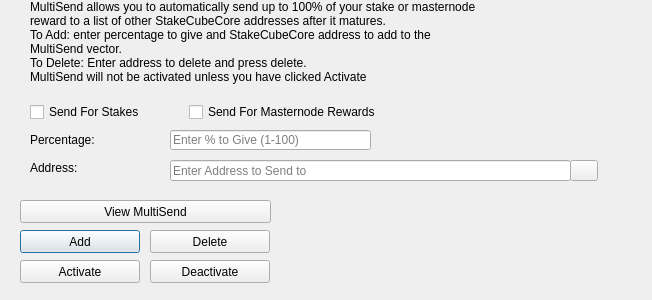
<?xml version="1.0" encoding="UTF-8"?>
<ui version="4.0">
 <class>MultiSendDialog</class>
 <widget class="QDialog" name="MultiSendDialog">
  <property name="windowModality">
   <enum>Qt::NonModal</enum>
  </property>
  <property name="geometry">
   <rect>
    <x>0</x>
    <y>0</y>
    <width>652</width>
    <height>300</height>
   </rect>
  </property>
  <property name="windowTitle">
   <string>MultiSend</string>
  </property>
  <widget class="QLineEdit" name="multiSendPercentEdit">
   <property name="geometry">
    <rect>
     <x>170</x>
     <y>130</y>
     <width>201</width>
     <height>20</height>
    </rect>
   </property>
   <property name="toolTip">
    <string>Enter whole numbers 1 - 100</string>
   </property>
   <property name="placeholderText">
    <string>Enter % to Give (1-100)</string>
   </property>
  </widget>
  <widget class="QLineEdit" name="multiSendAddressEdit">
   <property name="geometry">
    <rect>
     <x>170</x>
     <y>160</y>
     <width>401</width>
     <height>21</height>
    </rect>
   </property>
   <property name="toolTip">
    <string/>
   </property>
   <property name="placeholderText">
    <string>Enter Address to Send to</string>
   </property>
  </widget>
  <widget class="QLabel" name="label_2">
   <property name="geometry">
    <rect>
     <x>30</x>
     <y>0</y>
     <width>451</width>
     <height>121</height>
    </rect>
   </property>
   <property name="lineWidth">
    <number>1</number>
   </property>
   <property name="text">
    <string>MultiSend allows you to automatically send up to 100% of your stake or masternode reward to a list of other StakeCubeCore addresses after it matures.
To Add: enter percentage to give and StakeCubeCore address to add to the MultiSend vector.
To Delete: Enter address to delete and press delete.
MultiSend will not be activated unless you have clicked Activate</string>
   </property>
   <property name="alignment">
    <set>Qt::AlignLeading|Qt::AlignLeft|Qt::AlignTop</set>
   </property>
   <property name="wordWrap">
    <bool>true</bool>
   </property>
  </widget>
  <widget class="QLabel" name="message">
   <property name="geometry">
    <rect>
     <x>290</x>
     <y>200</y>
     <width>351</width>
     <height>91</height>
    </rect>
   </property>
   <property name="text">
    <string/>
   </property>
  </widget>
  <widget class="QPushButton" name="addButton">
   <property name="geometry">
    <rect>
     <x>20</x>
     <y>230</y>
     <width>120</width>
     <height>23</height>
    </rect>
   </property>
   <property name="toolTip">
    <string/>
   </property>
   <property name="statusTip">
    <string>Add to MultiSend Vector</string>
   </property>
   <property name="text">
    <string>Add</string>
   </property>
  </widget>
  <widget class="QPushButton" name="disableButton">
   <property name="geometry">
    <rect>
     <x>150</x>
     <y>260</y>
     <width>120</width>
     <height>23</height>
    </rect>
   </property>
   <property name="statusTip">
    <string>Deactivate MultiSend</string>
   </property>
   <property name="text">
    <string>Deactivate</string>
   </property>
  </widget>
  <widget class="QPushButton" name="addressBookButton">
   <property name="geometry">
    <rect>
     <x>570</x>
     <y>160</y>
     <width>28</width>
     <height>21</height>
    </rect>
   </property>
   <property name="toolTip">
    <string>Choose an address from the address book</string>
   </property>
   <property name="text">
    <string/>
   </property>
   <property name="icon">
    <iconset resource="../stakecube.qrc">
     <normaloff>:/icons/address-book</normaloff>:/icons/address-book</iconset>
   </property>
   <property name="shortcut">
    <string>Alt+A</string>
   </property>
   <property name="autoDefault">
    <bool>false</bool>
   </property>
  </widget>
  <widget class="QLabel" name="label">
   <property name="geometry">
    <rect>
     <x>30</x>
     <y>130</y>
     <width>121</width>
     <height>20</height>
    </rect>
   </property>
   <property name="toolTip">
    <string>Percentage of stake to send</string>
   </property>
   <property name="text">
    <string>Percentage:</string>
   </property>
  </widget>
  <widget class="QLabel" name="label_5">
   <property name="geometry">
    <rect>
     <x>30</x>
     <y>160</y>
     <width>111</width>
     <height>16</height>
    </rect>
   </property>
   <property name="toolTip">
    <string>Address to send portion of stake to</string>
   </property>
   <property name="text">
    <string>Address:</string>
   </property>
  </widget>
  <widget class="QPushButton" name="deleteButton">
   <property name="geometry">
    <rect>
     <x>150</x>
     <y>230</y>
     <width>120</width>
     <height>23</height>
    </rect>
   </property>
   <property name="toolTip">
    <string/>
   </property>
   <property name="statusTip">
    <string>Delete Address From MultiSend Vector</string>
   </property>
   <property name="text">
    <string>Delete</string>
   </property>
  </widget>
  <widget class="QPushButton" name="activateButton">
   <property name="geometry">
    <rect>
     <x>20</x>
     <y>260</y>
     <width>120</width>
     <height>23</height>
    </rect>
   </property>
   <property name="statusTip">
    <string>Activate MultiSend</string>
   </property>
   <property name="text">
    <string>Activate</string>
   </property>
  </widget>
  <widget class="QPushButton" name="viewButton">
   <property name="geometry">
    <rect>
     <x>20</x>
     <y>200</y>
     <width>251</width>
     <height>23</height>
    </rect>
   </property>
   <property name="toolTip">
    <string/>
   </property>
   <property name="statusTip">
    <string>View MultiSend Vector</string>
   </property>
   <property name="text">
    <string>View MultiSend</string>
   </property>
  </widget>
  <widget class="QWidget" name="horizontalLayoutWidget">
   <property name="geometry">
    <rect>
     <x>30</x>
     <y>100</y>
     <width>351</width>
     <height>24</height>
    </rect>
   </property>
   <layout class="QHBoxLayout" name="horizontalLayout">
    <item>
     <widget class="QCheckBox" name="multiSendStakeCheckBox">
      <property name="text">
       <string>Send For Stakes</string>
      </property>
     </widget>
    </item>
    <item>
     <widget class="QCheckBox" name="multiSendMasternodeCheckBox">
      <property name="text">
       <string>Send For Masternode Rewards</string>
      </property>
     </widget>
    </item>
   </layout>
  </widget>
 </widget>
 <resources>
  <include location="../stakecube.qrc"/>
 </resources>
 <connections/>
</ui>
